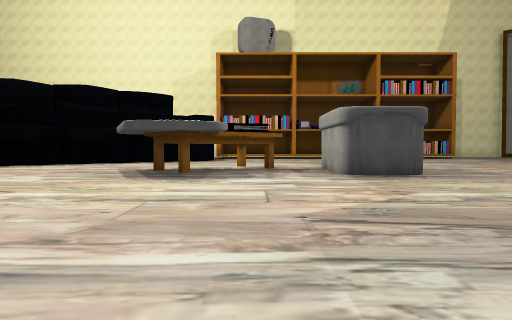
view 1 (above)

24 first-person views from a walk through a scene from a Unity 3-D project. The camera is 1.5 m above the floor, tilts 2° down and sees 70° across. The floor is counted in squares, 2 m on a side. Each view is taken from the middle of a square. On the plan, view 1 faces up. The plan holds only what a view shows up to about 11 squares ahead; the rest is blank. The place goes on beyond the plan. The player is left out. Some surface patterns are stand-ins.

view 2
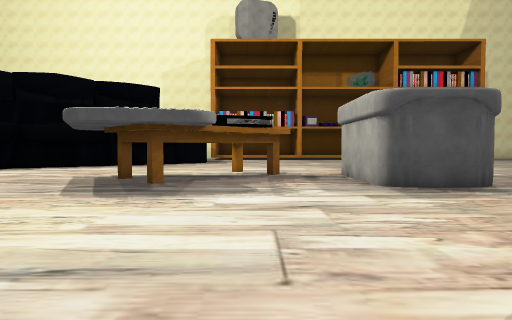

view 3
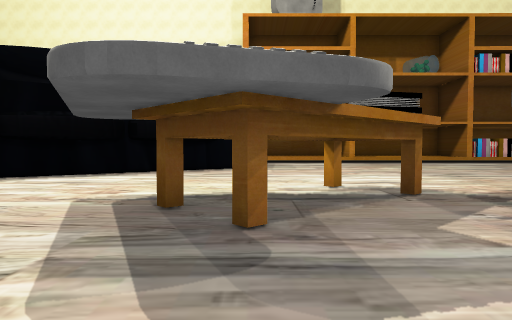

view 4
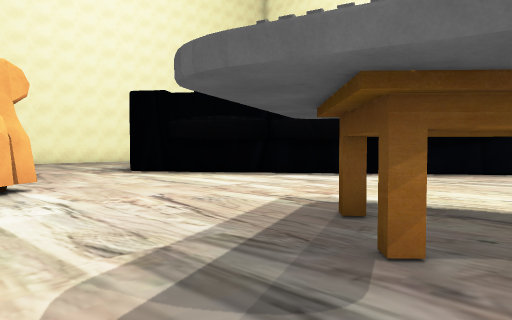

view 5
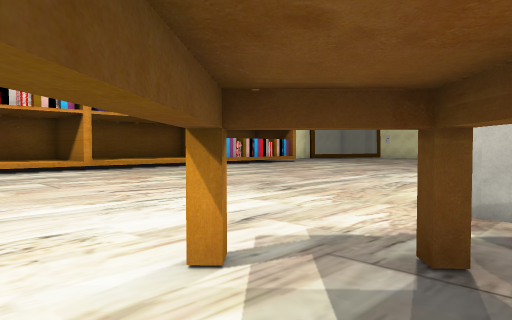

view 6
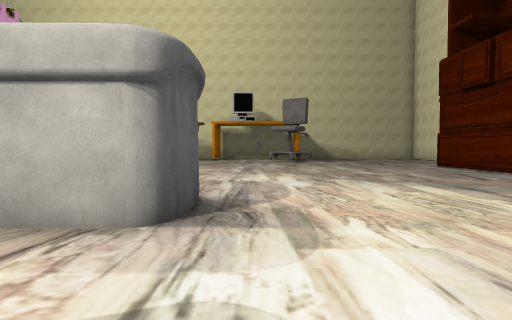

view 7
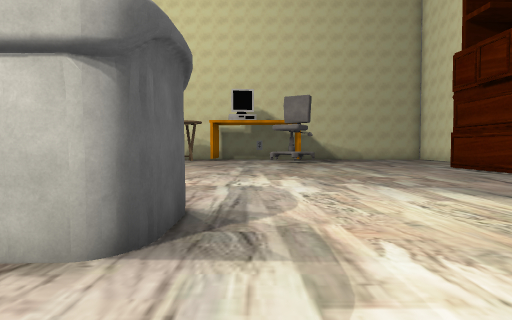

view 8
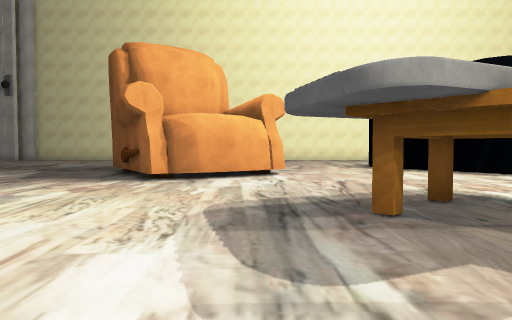

view 9
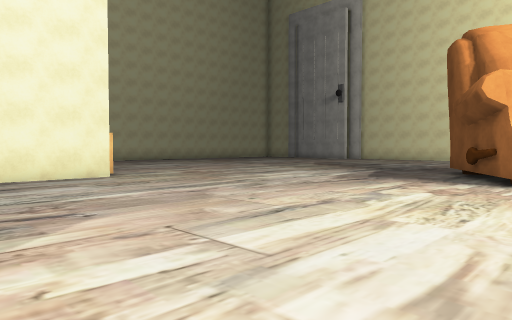

view 10
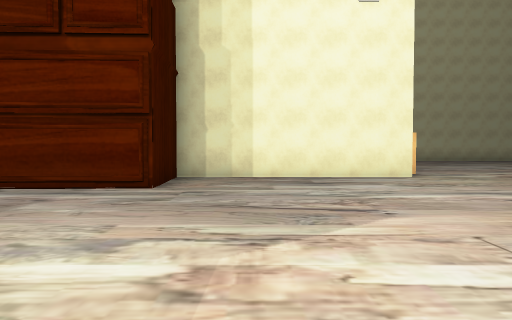

view 11
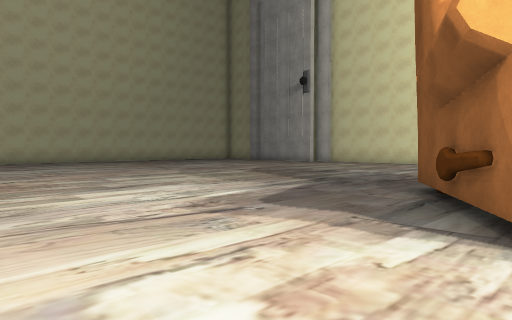

view 12
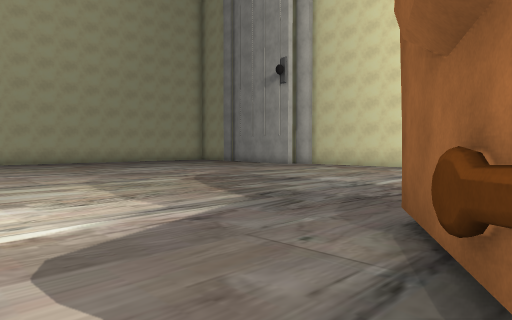

view 13
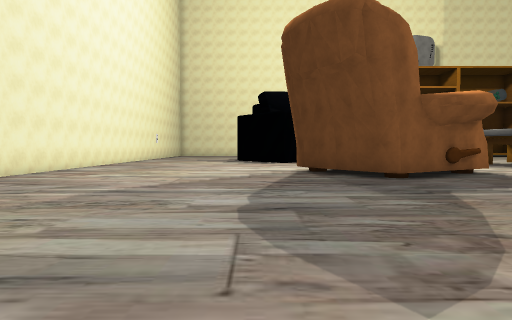

view 14
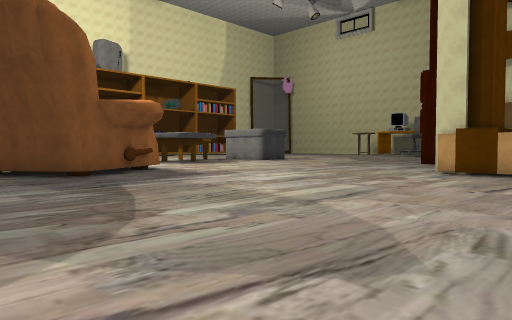

view 15
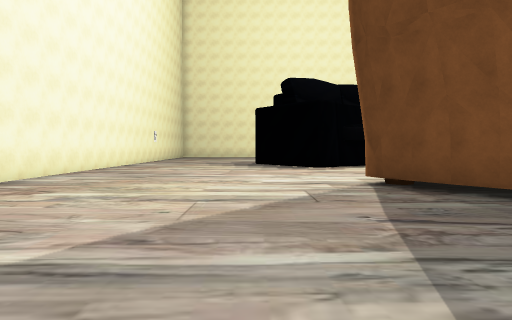

view 16
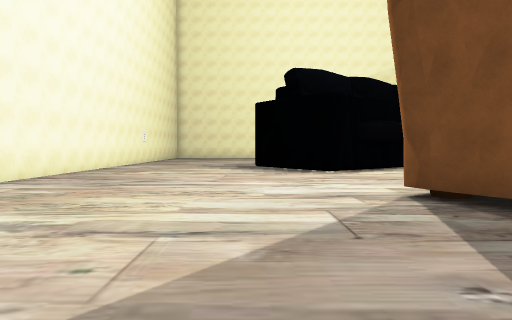

view 17
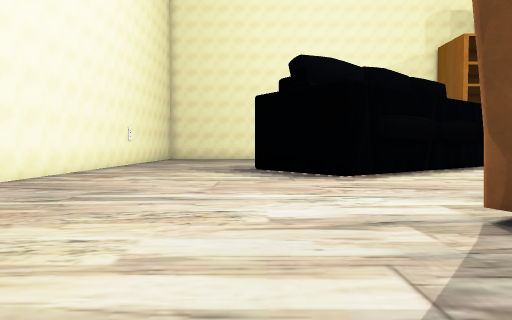

view 18
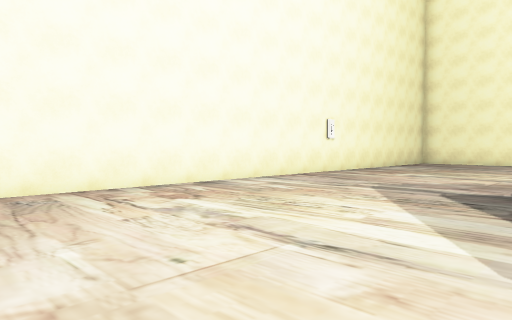

view 19
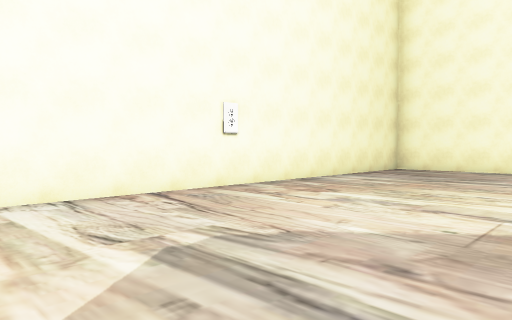

view 20
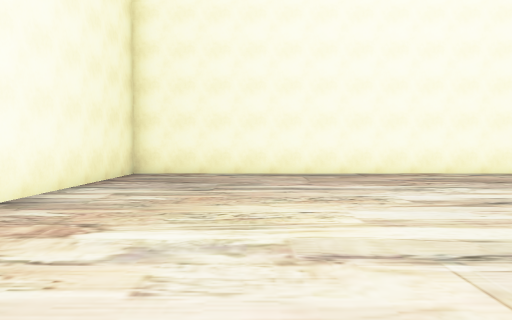

view 21
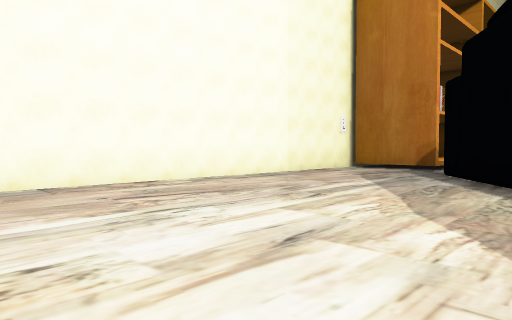

view 22
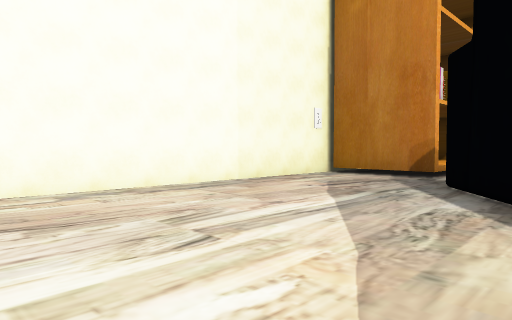

view 23
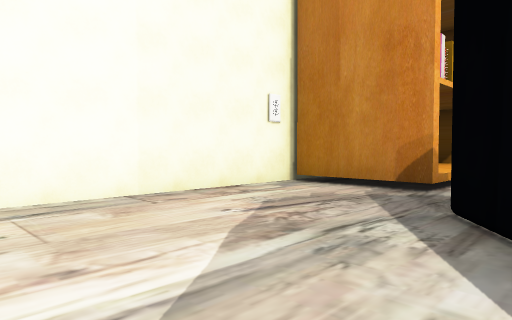

view 24
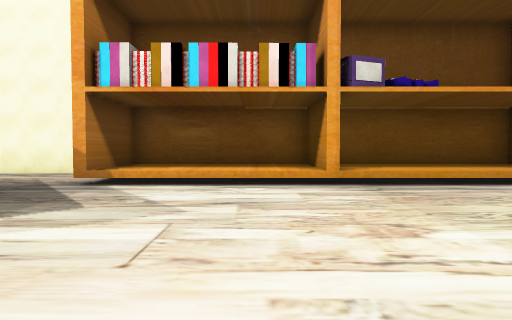

### Floor plan
Key: @ floor where view 1 was taken; # wall or solid block; x gap in a wall; . floor; = window, fence, low wall or low ledge; ^ raised ledge.
Columns run from 20 left of view 1 to 11 right of it. Each row starts with its distance up from view 1.
 28 ##################
 27 #.................x^^^##^^#^#
 26 #.................#^^^^^^^^^
 25 #.................^^^^^^^^^^
 24 #..........................
 23 #.............. ..........
 22 #.............   .........
 21 #...........      .......
 20 #........          ........
 19 #......            .........
 18 #......      ##... ..........
 17 #......      #................
 16 #.....       .................
 15 #......    .................
 14 #.......  .........#.....
 13 #...................#..#
 12 #................#.....#
 11 #.................#....# ... ...
 10 #......................##.......
  9 #.........  #...................
  8 #........#  ##..................
  7 #........#   #..................
  6 #........#####..................
  5 #.........##....................
  4  ...............................
  3   ..............................
  2    ........................  ...
  1    .....................####  ==
  0     ................@...#
 -1      ...................#
 -2      .............#######
 -3        ...........#
 -4        .........
 -5        . .......

Positions as (right, up) in squares from view 1, and headings:
1: (0, 0), facing up
2: (0, 3), facing up
3: (-2, 7), facing up
4: (-1, 8), facing up-left
5: (-2, 12), facing up-right
6: (-1, 9), facing right
7: (0, 9), facing right
8: (2, 9), facing left
9: (2, 8), facing down-left
10: (2, 8), facing down
11: (-3, 7), facing down-left
12: (-6, 6), facing down-left
13: (-13, -4), facing up
14: (-13, -5), facing up-right
15: (-14, 0), facing up
16: (-14, 2), facing up
17: (-14, 4), facing up
18: (-13, 10), facing up-left
19: (-14, 15), facing up-left
20: (-16, 17), facing up
21: (-15, 20), facing up-right
22: (-12, 21), facing up-right
23: (-9, 22), facing up-right
24: (1, 17), facing up
